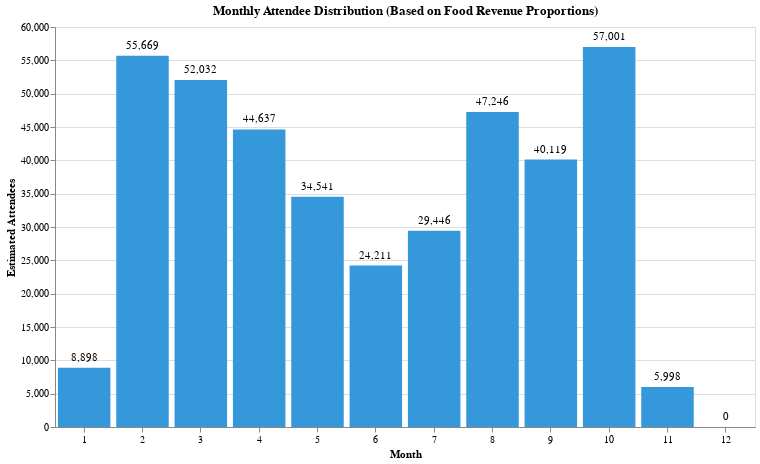

The cell this chart's notebook holds for it:
### Code cell
# Step 4: Create visualization
alt.data_transformers.disable_max_rows()

# Create month labels for better readability
month_names = {1: 'Jan', 2: 'Feb', 3: 'Mar', 4: 'Apr', 5: 'May', 6: 'Jun', 
               7: 'Jul', 8: 'Aug', 9: 'Sep', 10: 'Oct', 11: 'Nov', 12: 'Dec'}
food_revenue["Month_Label"] = food_revenue["Month"].map(month_names)

# Create bar chart
chart = alt.Chart(food_revenue).mark_bar(color='#3498db').encode(
    x=alt.X('Month:O', title='Month', axis=alt.Axis(labelAngle=0)),
    y=alt.Y('Estimated_Attendees:Q', title='Estimated Attendees'),
    tooltip=[
        alt.Tooltip('Month_Label:N', title='Month'),
        alt.Tooltip('Estimated_Attendees:Q', title='Attendees', format=','),
        alt.Tooltip('Revenue:Q', title='Food Revenue', format='$,.0f'),
        alt.Tooltip('Revenue_Proportion:Q', title='Revenue %', format='.1%')
    ]
).properties(
    title='Monthly Attendee Distribution (Based on Food Revenue Proportions)',
    width=700,
    height=400
)

# Add text labels on top of bars
text = chart.mark_text(
    align='center',
    baseline='bottom',
    dy=-5,
    fontSize=11
).encode(
    text=alt.Text('Estimated_Attendees:Q', format=',')
)

final_chart = chart + text
final_chart

### Figure 1 — Vega-Lite specification as saved in the notebook (floating-point values rounded to 4 significant figures)
{"config": {"view": {"continuousWidth": 300, "continuousHeight": 300}}, "layer": [{"mark": {"type": "bar", "color": "#3498db"}, "encoding": {"tooltip": [{"field": "Month_Label", "title": "Month", "type": "nominal"}, {"field": "Estimated_Attendees", "format": ",", "title": "Attendees", "type": "quantitative"}, {"field": "Revenue", "format": "$,.0f", "title": "Food Revenue", "type": "quantitative"}, {"field": "Revenue_Proportion", "format": ".1%", "title": "Revenue %", "type": "quantitative"}], "x": {"axis": {"labelAngle": 0}, "field": "Month", "title": "Month", "type": "ordinal"}, "y": {"field": "Estimated_Attendees", "title": "Estimated Attendees", "type": "quantitative"}}, "title": "Monthly Attendee Distribution (Based on Food Revenue Proportions)"}, {"mark": {"type": "text", "align": "center", "baseline": "bottom", "dy": -5, "fontSize": 11}, "encoding": {"text": {"field": "Estimated_Attendees", "format": ",", "type": "quantitative"}, "tooltip": [{"field": "Month_Label", "title": "Month", "type": "nominal"}, {"field": "Estimated_Attendees", "format": ",", "title": "Attendees", "type": "quantitative"}, {"field": "Revenue", "format": "$,.0f", "title": "Food Revenue", "type": "quantitative"}, {"field": "Revenue_Proportion", "format": ".1%", "title": "Revenue %", "type": "quantitative"}], "x": {"axis": {"labelAngle": 0}, "field": "Month", "title": "Month", "type": "ordinal"}, "y": {"field": "Estimated_Attendees", "title": "Estimated Attendees", "type": "quantitative"}}, "title": "Monthly Attendee Distribution (Based on Food Revenue Proportions)"}], "data": {"name": "data-9a5bf673b1cfa2c9f8a115718859922d"}, "height": 400, "width": 700, "$schema": "https://vega.github.io/schema/vega-lite/v5.20.1.json", "datasets": {"data-9a5bf673b1cfa2c9f8a115718859922d": [{"Month": 1, "Source": "Food", "Revenue": 443982, "Revenue_Proportion": 0.02226, "Estimated_Attendees": 8898, "Month_Label": "Jan"}, {"Month": 2, "Source": "Food", "Revenue": 2777643, "Revenue_Proportion": 0.1392, "Estimated_Attendees": 55669, "Month_Label": "Feb"}, {"Month": 3, "Source": "Food", "Revenue": 2596206, "Revenue_Proportion": 0.1301, "Estimated_Attendees": 52032, "Month_Label": "Mar"}, {"Month": 4, "Source": "Food", "Revenue": 2227200, "Revenue_Proportion": 0.1116, "Estimated_Attendees": 44637, "Month_Label": "Apr"}, {"Month": 5, "Source": "Food", "Revenue": 1723476, "Revenue_Proportion": 0.0864, "Estimated_Attendees": 34541, "Month_Label": "May"}, {"Month": 6, "Source": "Food", "Revenue": 1208020, "Revenue_Proportion": 0.06056, "Estimated_Attendees": 24211, "Month_Label": "Jun"}, {"Month": 7, "Source": "Food", "Revenue": 1469214, "Revenue_Proportion": 0.07365, "Estimated_Attendees": 29446, "Month_Label": "Jul"}, {"Month": 8, "Source": "Food", "Revenue": 2357364, "Revenue_Proportion": 0.1182, "Estimated_Attendees": 47246, "Month_Label": "Aug"}, {"Month": 9, "Source": "Food", "Revenue": 2001792, "Revenue_Proportion": 0.1003, "Estimated_Attendees": 40119, "Month_Label": "Sep"}, {"Month": 10, "Source": "Food", "Revenue": 2844126, "Revenue_Proportion": 0.1426, "Estimated_Attendees": 57001, "Month_Label": "Oct"}, {"Month": 11, "Source": "Food", "Revenue": 299296, "Revenue_Proportion": 0.015, "Estimated_Attendees": 5998, "Month_Label": "Nov"}, {"Month": 12, "Source": "Food", "Revenue": 0, "Revenue_Proportion": 0.0, "Estimated_Attendees": 0, "Month_Label": "Dec"}]}}
